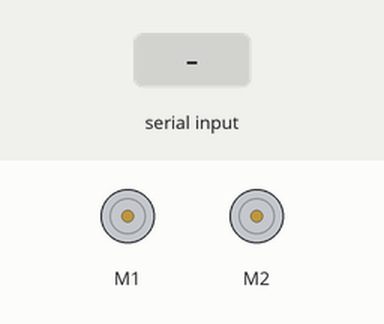
The sketch below on a simulated Arduino Uno, built with avr-gcc and run on an emulated ATmega328P. Parts: 2 × DC motor (green arrow = forward, orange = backward, longer = faster). The inputs (shaded band) are chosen by the test bench. What the sketch prints to the serial monitor is not drawn.

Above: at 1.2 s.
1.3 s: "F90\n" received over the second serial link
At 2.2 s:
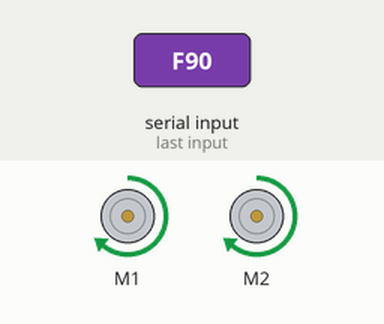
2.8 s: "B90\n" received over the second serial link
At 3.3 s:
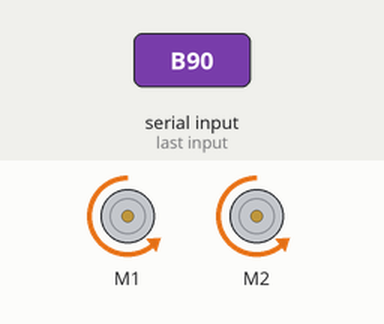
4.3 s: "L90\n" received over the second serial link
At 5.5 s:
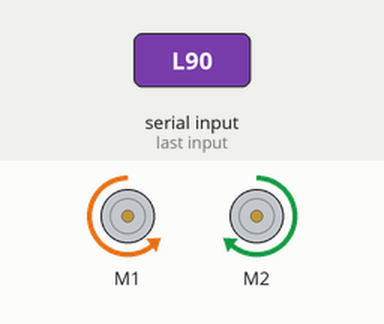
5.8 s: "R90\n" received over the second serial link
At 6.8 s:
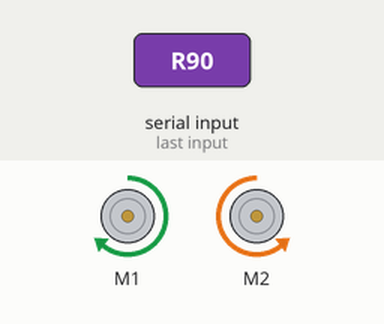
7.3 s: "F,45\n" received over the second serial link
At 8.0 s:
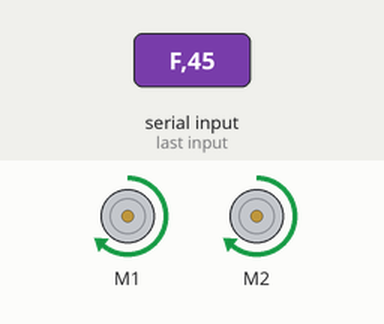
8.8 s: "B,45\n" received over the second serial link
At 9.1 s:
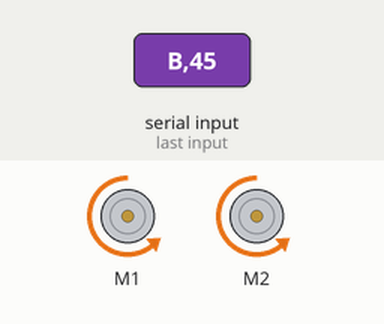
Timing chart, 0 to 11.3 s (numbered marks = the images above; inputs shaded):
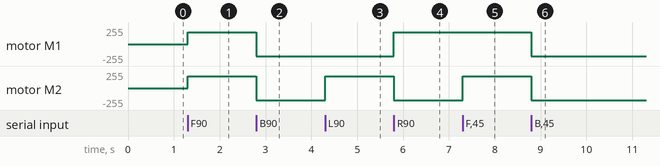

Measured:
- after the input at 1.3 s, motor M1, motor M2: stopped → forward 180/255 at once
- after the input at 2.8 s, motor M1, motor M2: forward 180/255 → backward 180/255 at once
- after the input at 4.3 s, motor M2: backward 180/255 → forward 180/255 at once
- after the input at 5.8 s, motor M1: backward 180/255 → forward 180/255 at once; motor M2: forward 180/255 → backward 180/255 at once
- after the input at 7.3 s, motor M2: backward 180/255 → forward 180/255 at once
- after the input at 8.8 s, motor M1, motor M2: forward 180/255 → backward 180/255 at once

The sketch:

UNO_Motor_Controller.ino
```cpp
#include <AFMotor.h>
#include <SoftwareSerial.h>

// ESP32 serial on A0 = RX, A1 = TX
SoftwareSerial esp(14, 15);   // RX, TX

AF_DCMotor leftMotor(1);   // M1
AF_DCMotor rightMotor(2);  // M2

int currentSpeed = 180;

// Change these if one side moves opposite
bool LEFT_INVERT = false;
bool RIGHT_INVERT = false;

char cmdBuffer[20];
byte cmdIndex = 0;

void setMotor(AF_DCMotor &motor, bool forward, bool invert) {
  bool dir = forward ^ invert;
  motor.setSpeed(currentSpeed);
  motor.run(dir ? FORWARD : BACKWARD);
}

void stopMotors() {
  leftMotor.run(RELEASE);
  rightMotor.run(RELEASE);
}

void forwardMove() {
  setMotor(leftMotor, true, LEFT_INVERT);
  setMotor(rightMotor, true, RIGHT_INVERT);
}

void backwardMove() {
  setMotor(leftMotor, false, LEFT_INVERT);
  setMotor(rightMotor, false, RIGHT_INVERT);
}

void leftMove() {
  setMotor(leftMotor, false, LEFT_INVERT);
  setMotor(rightMotor, true, RIGHT_INVERT);
}

void rightMove() {
  setMotor(leftMotor, true, LEFT_INVERT);
  setMotor(rightMotor, false, RIGHT_INVERT);
}

void handleCommand(char *cmd) {
  if (cmd[0] == 'F') {
    forwardMove();
  }
  else if (cmd[0] == 'B') {
    backwardMove();
  }
  else if (cmd[0] == 'L') {
    leftMove();
  }
  else if (cmd[0] == 'R') {
    rightMove();
  }
  else if (cmd[0] == 'S') {
    stopMotors();
  }
  else if (cmd[0] == 'V') {
    int spd = atoi(cmd + 1);
    currentSpeed = constrain(spd, 0, 255);
  }
}

void setup() {
  Serial.begin(115200);
  esp.begin(115200);

  leftMotor.setSpeed(currentSpeed);
  rightMotor.setSpeed(currentSpeed);

  stopMotors();

  Serial.println("UNO READY");
}

void loop() {
  while (esp.available()) {
    char c = esp.read();

    if (c == '\n' || c == '\r') {
      if (cmdIndex > 0) {
        cmdBuffer[cmdIndex] = '\0';
        handleCommand(cmdBuffer);
        cmdIndex = 0;
      }
    } else {
      if (cmdIndex < sizeof(cmdBuffer) - 1) {
        cmdBuffer[cmdIndex++] = c;
      }
    }
  }
}
```
